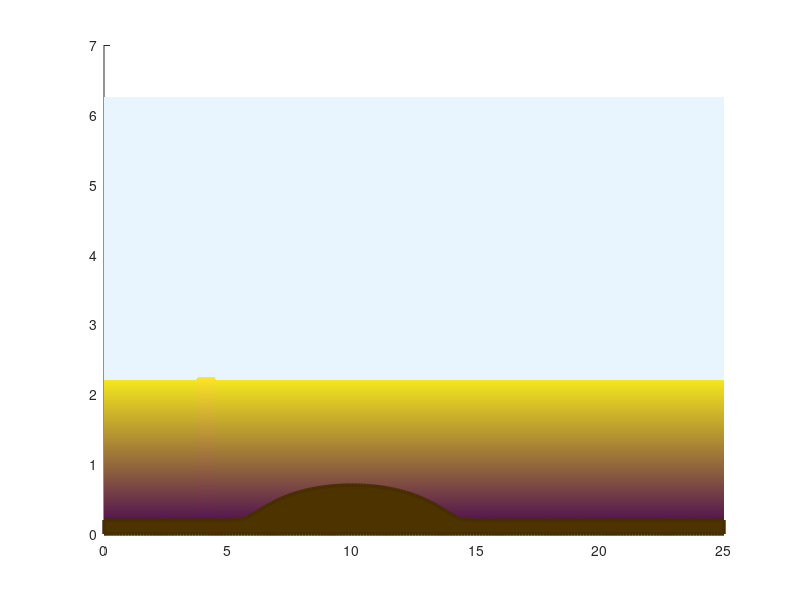

MATLAB code for this plot: (Note: this script raises an error after producing the figure.)
clc;
close all; clear;


% togliere il commento ad una delle sezioni di fila per le simulazioni preimpostate
% è presente un waitforbuttonpress
% si aprono molteplici schede per i grafici


%LAR
B=@(x) 0.2+0.5.*exp(1-1./(1-((abs(x-10)./5).^2))).*(x<15).*(x>5)+0*x;
% B=@(x) 0.4+0.1.*sin(pi.*x)+0.002.*x.^2;
h0=@(x) 2.2-B(x)+0.05.*(x<4.5).*(x>3.8);
regime='lar';
% 
% % super (cond a sx)
% B=@(x) 0.2+0.5.*exp(1-1./(1-((abs(x-10)./5).^2))).*(x<15).*(x>5)+0*x;
% h0=@(x) 2.2-B(x);
% qcond=24;
% hcond=2;
% regime='super';
% 
% % sub (cond q a sx e h a dx)
% B=@(x) 0.2+0.5.*exp(1-1./(1-((abs(x-10)./5).^2))).*(x<15).*(x>5)+0*x;
% h0=@(x) 2.2-B(x);
% qcond=3.42;
% hcond=2;
% regime='sub';
% 
% %trans1 (cond q a sx e h a dx sopra una soglia)
% B=@(x) 0.2+0.5.*exp(1-1./(1-((abs(x-10)./5).^2))).*(x<15).*(x>5)+0*x;
% h0=@(x) 0.8-B(x);
% qcond=1.58;
% hcond=0.6;
% regime='trans';
% 
% %trans2 (cond q a sx e h a dx sopra una soglia)
% B=@(x) 0.2+0.5.*exp(1-1./(1-((abs(x-10)./5).^2))).*(x<15).*(x>5)+0*x;
% h0=@(x) 0.8-B(x);
% qcond=0.58;
% hcond=0.6;
% regime='trans';



% Function handles

% B=@(x) exp(-abs((10.*(x-0.5))).^2)+1.5;   %Batimetria
% B=@(x) (sin(pi.*x./10)).^2;
% B=@(x) 1.2+0.*x;
 % B=@(x) 0.1+0.*x;
% B1=@(x) 0.05.*sin(x-12.5).*exp(1-(x-12.5).^2);
% B=@(x) B1(x)-min(B1(x));
% B=@(x) -0.06.*x.^2+1;
% B=@(x) 2*(sin(pi.*x)).^2;
% B=@(x) 0.05.*sin(x-12.5).*exp(1-(x-12.5).^2)+0.3;
% B=@(x) 0.2+0.5.*exp(1-1./(1-((abs(x-10)./5).^2))).*(x<15).*(x>5)+0*x;
% B=@(x) 0.*x+(0.2-0.05.*(x-10).^2).*(x<=12).*(x>=8);


% h0=@(x,xmax,xmin) 1+0.1.*sin(2.*pi.*x./(xmax-xmin));
% h0=@(x) w(x)-B(x);
% h0=@(x) 2.8-B(x);
% h0=@(x) 5+exp(cos(2.*pi.*x));
% h0=@(x) (2.1.*(x>0)+1.1.*(x<=0))-B(x);
% h0=@(x) (3+0.*x+2.5.*(x<0.6).*(x>0.4));
% h0=@(x) 2.*(exp(-abs(80.*(x-0.5)).^9)+2)-B(x);
% h0=@(x) (3-B(x)).*(x<10)+(1.5-B(x)).*(x>=10);
% q0=@(x) -1.*(x<=0.5)+1.*(x>0.5);
% q0=@(x) sin(cos(2.*pi.*x));
q0=@(x) 0.*x;


%Per le condizioni al bordo
% regime='lar'; 
% regime='super';
% regime='sub';
% regime='trans';
% qcond=1;
% hcond=1;

w=@(x) h0(x)+B(x);                          % w=h+B

% Discretizzazione spaziale
Nx=204;                         % Numero di celle
xmin=0; xmax=25;                % Bordi del dominio
x=linspace(xmin,xmax,Nx);             % Posizioni dei centri delle celle
dx=diff(x); dx=dx(1);           % delta x

% Discretizzazione temporale
Nt=5000;                         % Numero di step in tempo


% Parametri fisici
g=9.80665;                      % Costante di accelerazione gravitazionale
n=0.0;                         % Coefficiente di attrito di manning

% Inizializzazione variabili
h=zeros(Nt,Nx);                 % Altezza della colonna d'acqua
q=zeros(Nt,Nx);                 % Portata = h*u, con u velocità media

% Assegno a tutta la cella i valori sul baricentro
h(1,:)=h0(x);
q(1,:)=q0(x);


%CORRISPETTIVI PER IL METODO LAX-FRIEDRICHS
d=h;
v=q;




switch regime
    case 'lar' 
    case 'super'
        q(1,1)=qcond;
        h(1,1)=hcond;

        v(1,1)=qcond;
        d(1,1)=hcond;
    case 'sub'
        q(1,1)=qcond;
        h(1,end)=hcond;

        v(1,1)=qcond;
        d(1,end)=hcond;
    case 'trans'
        q(1,1)=qcond;
        h(1,end)=min(h(1,end),hcond);

        v(1,1)=qcond;
        d(1,end)=min(h(1,end),hcond);
end


% Indicizzazione con condizioni di Neumann
I=1:Nx;
R=I+1; R(end)=I(end);
% R2=R+1; R2(end-1)=1;
L=I-1; L(1)=I(1);
% L2=L-1; L(2)=Nx;
% dt=dx;
% dt=dx*0.1;



% GRAFICA
y_acqua=h(1,:)+B(x);
y_base = zeros(size(x)); % La base dell'area è a y=0
y_patch = [y_base, fliplr(y_acqua)]; % Combina base e f2 per creare il patch; IN REALTA' PARTE DA 0 IL BLOCCO IN ALTEZZA

% Normalizza i valori di y per la scala di colori
colors = (y_patch - min(y_patch)) / (max(y_patch) - min(y_patch)); % Normalizzati tra 0 e 1


% % Crea un oggetto VideoWriter per salvare l'animazione in MP4
% v = VideoWriter('animazione.mp4', 'MPEG-4');  % Specifica il nome del file e il formato
% v.FrameRate = 60;  % Imposta il frame rate (esempio: 10 FPS)
% open(v);  % Apre il file video per scrittura


%FIGURA PER IL METODO CON GLOBAL FLUX
figure('MenuBar', 'none', 'ToolBar', 'none');


% c sere per non vedere parte degli assi
y_max_vect=(max(w(x))+4)+0.*x;
c = patch('XData', [x, fliplr(x)], ... % Vertici x (andata e ritorno)
          'YData', [y_base, y_max_vect] , ... % Vertici y
          'FaceVertexCData', colors(:), ... % Scala di colori verticali
          'FaceColor', [0.91, 0.96, 1], ... % Interpolazione dei colori
          'EdgeColor', 'none', ...
          'linewidth', eps); % Senza bord

hold on;

% Crea il patch per l'area con scala di colori verticale
p = patch('XData', [x, fliplr(x)], ... % Vertici x (andata e ritorno)
          'YData', y_patch, ... % Vertici y
          'FaceVertexCData', colors(:), ... % Scala di colori verticali
          'FaceColor', 'interp', ... % Interpolazione dei colori
          'EdgeColor', 'none', ...
          'linewidth', eps); % Senza bordi
% hold on;
% Area sotto f1(x) (marrone scuro)
l = area(x, B(x), 'FaceColor', [0.3, 0.2, 0], 'LineWidth', 2.5, 'EdgeColor', [0.28, 0.18, 0]);

% Personalizzazione del grafico
% axis([x(1) x(end) 0 max(max(f1(x)),max(f2(x))+2)]);
axis([x(1) x(end) 0 max(c.YData)]);
grid off;
set(gca, 'Color', [0.91, 0.96, 1]); % Sfondo azzurro chiaro
% Aggiungi colormap blu
colors=150;
map = [(linspace(0,0.76,colors))',(linspace(0,0.9,colors))',(linspace(0.8,1,colors))']; % I COLORI PIU' SCURI SONO COPERTI DAL FONDALE
colormap(map); % Scala verticale di blu

set(gcf, 'InvertHardcopy', 'on'); % Forza lo sfondo bianco durante l'esportazione
set(gcf, 'Color', 'w'); % Sfondo bianco della finestra figura

% Cattura il frame corrente
ax=gca;
    ti = ax.TightInset;  % Calcola i margini stretti degli assi
    set(ax, 'Position', [ti(1), ti(2), 1 - ti(1) - ti(3), 1 - ti(2) - ti(4)]);

    % Imposta le dimensioni della figura
    set(gcf, 'PaperPositionMode', 'auto'); % Usa la dimensione corrente
    set(gcf, 'InvertHardcopy', 'off');     % Mantieni i colori della figura
    % frame = getframe(gcf);  % Cattura la figura corrente
    % % Estrai l'immagine dal frame (è un campo chiamato 'cdata')
    % img = frame.cdata;
    % 
    % % Crea il nome del file per il frame corrente
    % filename = sprintf('frameLAR.png');
    % % Salva l'immagine come file PNG
    % imwrite(img, filename);



% FIGURA PER IL CONFRONTO TRA I METODI
figure('Name','2','MenuBar', 'none', 'ToolBar', 'none')
d_patch = [y_base, fliplr(y_acqua)]; % Combina base e f2 per creare il patch; IN REALTA' PARTE DA 0 IL BLOCCO IN ALTEZZA

% Normalizza i valori di y per la scala di colori
dcolors = (d_patch - min(d_patch)) / (max(d_patch) - min(d_patch)); % Normalizzati tra 0 e 1


% % Crea un oggetto VideoWriter per salvare l'animazione in MP4
% v = VideoWriter('animazione.mp4', 'MPEG-4');  % Specifica il nome del file e il formato
% v.FrameRate = 60;  % Imposta il frame rate (esempio: 10 FPS)
% open(v);  % Apre il file video per scrittura


% c sere per non vedere parte degli assi
y_max_vect=(max(w(x))+4)+0.*x;
cielo = patch('XData', [x, fliplr(x)], ... % Vertici x (andata e ritorno)
          'YData', [y_base, y_max_vect] , ... % Vertici y
          'FaceVertexCData', dcolors(:), ... % Scala di colori verticali
          'FaceColor', [0.91, 0.96, 1], ... % Interpolazione dei colori
          'EdgeColor', 'none', ...
          'linewidth', eps); % Senza bord

hold on;

% Crea il patch per l'area con scala di colori verticale
dplot = patch('XData', [x, fliplr(x)], ... % Vertici x (andata e ritorno)
          'YData', d_patch, ... % Vertici y
          'FaceVertexCData', dcolors(:), ... % Scala di colori verticali
          'FaceColor', 'interp', ... % Interpolazione dei colori
          'EdgeColor', 'none', ...
          'linewidth', eps); % Senza bordi
% hold on;
% Area sotto f1(x) (marrone scuro)
bati = area(x, B(x), 'FaceColor', [0.3, 0.2, 0], 'LineWidth', 2.5, 'EdgeColor', [0.28, 0.18, 0]);

vol=plot(x,h(1,:)+B(x),'r');

% Personalizzazione del grafico
% axis([x(1) x(end) 0 max(max(f1(x)),max(f2(x))+2)]);
axis([x(1) x(end) 0 max(c.YData)]);
grid off;
ax=gca;
    ti = ax.TightInset;  % Calcola i margini stretti degli assi
    set(ax, 'Position', [ti(1), ti(2), 1 - ti(1) - ti(3), 1 - ti(2) - ti(4)]);

    % Imposta le dimensioni della figura
    set(gcf, 'PaperPositionMode', 'auto'); % Usa la dimensione corrente
    set(gcf, 'InvertHardcopy', 'off');     % Mantieni i colori della figura
set(gca, 'Color', [0.91, 0.96, 1]); % Sfondo azzurro chiaro
% Aggiungi colormap blu
colors=150;
map = [(linspace(0,0.76,colors))',(linspace(0,0.9,colors))',(linspace(0.8,1,colors))']; % I COLORI PIU' SCURI SONO COPERTI DAL FONDALE
colormap(map); % Scala verticale di blu

set(gcf, 'InvertHardcopy', 'on'); % Forza lo sfondo bianco durante l'esportazione
set(gcf, 'Color', 'w'); % Sfondo bianco della finestra figura



% FIGURA PER IL CONFRONTO DELLE q
figure('Name','3','MenuBar', 'none', 'ToolBar', 'none')
q_fv=plot(x,q(1,:),'r',LineWidth=1.5);
hold on;
q_lf=plot(x,v(1,:),'b',LineWidth=1.5);
serve_per_tempo=plot(nan,nan,'w');
axis([x(1) x(end) -0.2 0.2]);
grid off;
ax=gca;
    ti = ax.TightInset;  % Calcola i margini stretti degli assi
    set(ax, 'Position', [ti(1), ti(2), 1 - ti(1) - ti(3), 1 - ti(2) - ti(4)]);

    % Imposta le dimensioni della figura
    set(gcf, 'PaperPositionMode', 'auto'); % Usa la dimensione corrente
    set(gcf, 'InvertHardcopy', 'off');     % Mantieni i colori della figura
set(gcf, 'InvertHardcopy', 'on'); % Forza lo sfondo bianco durante l'esportazione
set(gcf, 'Color', 'w'); % Sfondo bianco della finestra figura


t=0;

tempo=sprintf('t= %.2f',t);
leg=legend({'q con volumi finiti','q con Lax-Friedrichs',tempo});

      
%FIGURA PER IL CONFRONTO DELLE h
figure('Name','4','MenuBar', 'none', 'ToolBar', 'none')
h_fv=plot(x,h(1,:)+B(x),'r',LineWidth=1.5);
hold on;
h_lf=plot(x,d(1,:)+B(x),'b',LineWidth=1.5);
serve_per_tempo=plot(nan,nan,'w');
axis([x(1) x(end) 2.14 2.26]);
grid off;
ax=gca;
    ti = ax.TightInset;  % Calcola i margini stretti degli assi
    set(ax, 'Position', [ti(1), ti(2), 1 - ti(1) - ti(3), 1 - ti(2) - ti(4)]);

    % Imposta le dimensioni della figura
    set(gcf, 'PaperPositionMode', 'auto'); % Usa la dimensione corrente
    set(gcf, 'InvertHardcopy', 'off');     % Mantieni i colori della figura
set(gcf, 'InvertHardcopy', 'on'); % Forza lo sfondo bianco durante l'esportazione
set(gcf, 'Color', 'w'); % Sfondo bianco della finestra figura


t=0;

tempo=sprintf('t= %.2f',t);
leg1=legend({'h con volumi finiti','h con Lax-Friedrichs',tempo});

                
waitforbuttonpress;
eta=h(1,:)+B(x);

tol=10^(-6);
k=1;
norma=tol+1; %per entrare nel primo while
perturbato=0; %non è stata introdotta alcuna perturbazione

%PER PERTURBARE UN LAR COMMENTARE LA SECONDA CONDIZIONE DEL WHILE
while (k<Nt) & (norma>tol)
     % velocità media
    u=q(k,:)./h(k,:);
    
    % CFL
    c=max(abs(u)+(g.*h(k,:)).^(1/2));
    dt=dx/c*0.5;
    t=t+dt;
        tempo=sprintf('t= %.2f',t);
        leg.String = {'q con volumi finiti','q con Lax-Friedrichs',tempo};
        
        leg1.String = {'h con volumi finiti','h con Lax-Friedrichs',tempo};

    %trovo K1

    h_old=h(k,:);
    q_old=q(k,:);
    % B_app=(B(x)+B(x(L)))./2;
    % B_app2=(B(x)+B(x(R)))./2;
    [Kh1,Kq1]=rk_step(h_old,q_old,Nx,dx,L,R,g,B,x,n);


    % Trovo K2

    h_old=h(k,:)+dt.*0.5.*Kh1;
    q_old=q(k,:)+dt.*0.5.*Kq1;
    [Kh2,Kq2]=rk_step(h_old,q_old,Nx,dx,L,R,g,B,x,n);
    


     % Trovo K3

    h_old=h(k,:)+dt.*0.5.*Kh2;
    q_old=q(k,:)+dt.*0.5.*Kq2;
    [Kh3,Kq3]=rk_step(h_old,q_old,Nx,dx,L,R,g,B,x,n);
    


     % Trovo K4

    h_old=h(k,:)+dt.*Kh3;
    q_old=q(k,:)+dt.*Kq3;
    [Kh4,Kq4]=rk_step(h_old,q_old,Nx,dx,L,R,g,B,x,n);
    


    h(k+1,:)=h(k,:)+dt.*(Kh1+Kh2+Kh3+Kh4)./6;
    q(k+1,:)=q(k,:)+dt.*(Kq1+Kq2+Kq3+Kq4)./6;

    
    %discretizzazione della sorgente per L-F
    S=-0.5.*g.*d(k,:).*(B(x(R))-B(x(L)))./dx;
    for i=1:Nx
        % vel=v(k,i)./d(k,i);
        % if vel>=0
        %     d(k+1,i)=d(k,i)-dt./dx.*(v(k,i)-v(k,L(i)));
        %     v(k+1,i)=v(k,i)-dt.*(v(k,i).^2./d(k,i)+g.*0.5.*d(k,i).^2-v(k,L(i)).^2./d(k,L(i))-g.*0.5.*d(k,L(i)).^2)+dt.*S(i);
        % elseif vel<0
        %     d(k+1,i)=d(k,i)-dt./dx.*(-v(k,i)+v(k,R(i)));
        %     v(k+1,i)=v(k,i)-dt.*(-v(k,i).^2./d(k,i)-g.*0.5.*d(k,i).^2+v(k,R(i)).^2./d(k,R(i))+g.*0.5.*d(k,R(i)).^2)+dt.*S(i);
        % end
        d(k+1,i)=0.5.*(d(k,R(i))+d(k,L(i)))-0.5.*dt./dx.*(v(k,R(i))-v(k,L(i)));
        v(k+1,i)=0.5.*(v(k,R(i))+v(k,L(i)))-0.5.*dt./dx.*(v(k,R(i)).^2./d(k,R(i))+0.5.*g.*d(k,R(i)).^2-v(k,L(i)).^2./d(k,L(i))-0.5.*g.*d(k,L(i)).^2)+dt.*S(i);
    end


    switch regime
        case 'lar' 
        case 'super'
            q(k+1,1)=qcond;
            h(k+1,1)=hcond;

            v(k+1,1)=qcond;
            d(k+1,1)=hcond;
        case 'sub'
            q(k+1,1)=qcond;
            h(k+1,end)=hcond;


            v(k+1,1)=qcond;
            d(k+1,end)=hcond;
        case 'trans'
            q(k+1,1)=qcond;
            h(k+1,end)=min(h(k+1,end),hcond);


            v(k+1,1)=qcond;
            d(k+1,end)=min(d(k+1,end),hcond);
    end
    
      
    %per la grafica
    y_patch = [0.*x, fliplr(h(k+1,:)+B(x))]; % PER FARLO PARTIRE DAL FONDALE E NON DA 0 CAMBIARE LA PRIMA COMPONENTE IN q.YData
    % Normalizza i valori di y per la scala di colori
    colors = (y_patch - min(y_patch)) / (max(y_patch) - min(y_patch)); % Normalizzati tra 0 e 1

    p.YData=y_patch;
    p.FaceVertexCData=colors(:);
    % c.YData= [max(y_patch(end/2+1:end),l.YData), (max(w(x))+2)+0.*x];
    % pausa=0; %serve a personalizzare la pausa tra i frame prima e dopo le perturbazioni
    if perturbato==1
        oscill.YData=h(k+1,:)+B(x);
        oscill2.YData=d(k+1,:)+B(x);
        % pausa=0;
    end
    
    

    %per la grafica
    d_patch = [0.*x, fliplr(d(k+1,:)+B(x))]; 
    % Normalizza i valori di y per la scala di colori
    dcolors = (d_patch - min(d_patch)) / (max(d_patch) - min(d_patch)); % Normalizzati tra 0 e 1
    dplot.YData=d_patch;
    dplot.FaceVertexCData=dcolors(:);
    vol.YData=h(k+1,:)+B(x);

    q_fv.YData=q(k+1,:);
    q_lf.YData=v(k+1,:);

    h_fv.YData=h(k+1,:)+B(x);
    h_lf.YData=d(k+1,:)+B(x);

    drawnow;
    % pause(pausa);

    % % Cattura il frame corrente
    % frame = getframe(gcf);  % Cattura la figura corrente
    % 
    % writeVideo(v, frame);  % Scrivi il frame nel video
    
    %per il criterio d'arresto
    norma=max(abs(h(k+1,:)-h(k,:)));

    %PER LE PERTURBAZIONI; SCOMMENTARE QUESTA SEZIONE: PARTE UNA VOLTA RAGGIUNTO UNO STATO DI QUASI-EQUILIBRIO DATO DALLA CONDIZIONE DEL WHILE
    % if (perturbato==0) & (norma<10.*tol)
    %     figure('Name', '3','MenuBar', 'none', 'ToolBar', 'none');
    %     equilibrio=plot(x,h(k+1,:)+B(x),'g', LineWidth=1);
    %     hold on;
    %     pert=0.05.*(x>3.8).*(x<4.5);
    %     h(k+1,:)=h(k+1,:)+pert;
    %     d(k+1,:)=d(k+1,:)+pert;
    %     oscill=plot(x,h(k+1,:)+B(x),'r',LineWidth=1);
    %     oscill2=plot(x,d(k+1,:)+B(x),'b',LineWidth=1);
    %     leg=legend('Equilibrio','Dinamica perturbata','Dinamica perturbataLax-Friedrichs');
    %     axis([x(1) x(end) 2.18 2.3]);
    %     set(gcf, 'InvertHardcopy', 'on'); % Forza lo sfondo bianco durante l'esportazione
    %     set(gcf, 'Color', 'w'); % Sfondo bianco della finestra figura
    %     leg.Position=[0.62,0.4, 0.25 ,0.05];
    %     y_patch = [0.*x, fliplr(h(k+1,:)+B(x))]; % PER FARLO PARTIRE DAL FONDALE E NON DA 0 CAMBIARE LA PRIMA COMPONENTE IN q.YData
    %     % Normalizza i valori di y per la scala di colori
    %     colors = (y_patch - min(y_patch)) / (max(y_patch) - min(y_patch)); % Normalizzati tra 0 e 1
    %     d_patch = [0.*x, fliplr(d(k+1,:)+B(x))]; % PER FARLO PARTIRE DAL FONDALE E NON DA 0 CAMBIARE LA PRIMA COMPONENTE IN q.YData
    %     % Normalizza i valori di y per la scala di colori
    %     dcolors = (d_patch - min(d_patch)) / (max(d_patch) - min(d_patch)); % Normalizzati tra 0 e 1
    % 
    %     p.YData=y_patch;
    %     p.FaceVertexCData=colors(:);
    %     dplot.YData=d_patch;
    %     dplot.FaceVertexCData=dcolors(:);
    %     drawnow;
    %     pause(4);
    %     perturbato=1;
    % end
    k=k+1;
end

% Chiudi il file video
% close(v);



function [Kh,Kq]=rk_step(h,q,Nx,dx,L,R,g,B,x,n)
    JF=zeros(2,2,Nx);
    Lambda=zeros(2,2,Nx);
    Ri=zeros(2,2,Nx);
    Ri_inv=zeros(2,2,Nx);
    r=zeros(1,Nx);
    eta=h+B(x);
    % eta_2=B_app2+h_2;
    % eta_=B_app+h_;
    % eta_=(eta+eta(L))./2;
    for i=1:Nx
        if i>1
            r(i)=r(i-1)+g.*0.5.*(B(x(R(i-1)))-B(x(i-1))).*(eta(R(i-1))+eta(i-1))-0.5.*g.*(B(x(R(i-1))).^2-B(x(i-1)).^2);
            r(i)=r(i)+0.5.*dx.*n.*n.*(abs(q(i-1)).*q(i-1)./(h(i-1).^(7/3))+abs(q(i)).*q(i)./(h(i).^(7/3))); %aggiunta parametro con la frizione
            % r(i)=r(i-1)+g.*0.5.*(h(i)+h(i-1)).*(B(x(i))-B(x(i-1))); %altra formula per il termine senza frizione
        end
        h_star=(h(i)+h(R(i)))/2;
        % q_star=(q(i)+q(R(i)))/2;    % questa q_star aumenta gli errori
        q_star=((h(i).^0.5.*q(i)./h(i)+h(R(i)).^0.5.*q(R(i))./h(R(i)))./(h(i).^0.5+h(R(i)).^0.5)).*h_star;
        ul=q(i)./h(i);
        ur=q(R(i))./h(R(i));
        % u_star=(sqrt(h(i)).*ul+sqrt(h(R(i))).*ur)./(sqrt(h(i))+sqrt(h(R(i))));
        
        %conto fatto con le funzioni matlab
        % JF(:,:,i)=[0,1;-q_star.^2./h_star.^2+g.*h_star, 2.*q_star./h_star];             %QUESTO CONTO VA FATTO AD OGNI STEP DI RK4?
        % [Ri(:,:,i),Lambda(:,:,i)]=eig(JF(:,:,i));
        % Ri_inv(:,:,i)=inv(Ri(:,:,i));

        %conto fatto a mano
        % Questa scelta è più rapida computazionalmente
        a=0;
        b=1;
        c=-q_star.^2./h_star.^2+g.*h_star;
        d=2.*q_star./h_star;
        JF(:,:,i)=[a,b;c,d];
        l1=(d-(d.^2+4.*c).^0.5)./2;
        l2=(d+(d.^2+4.*c).^0.5)./2;
        Lambda(:,:,i)=[l1,0;0,l2];
        Ri(:,:,i)=[1,1;l1,l2];
        Ri_inv(:,:,i)=1./(l2-l1).*[l2,-1;-l1,1];
        
    end
    
    % Calcolo della componente del campo relativa a q
    G=q.^2./(h)+0.5.*g.*h.^2+r;
    
    
    app=[q;G];
    appdx=[q(R);G(R)];

    for i=1:Nx
        v(:,i)=Ri(:,:,i)*(Lambda(:,:,i)>0)*Ri_inv(:,:,i)*app(:,i)+Ri(:,:,i)*(Lambda(:,:,i)<0)*Ri_inv(:,:,i)*appdx(:,i);
    end


    q_cap=v(1,:);
    G_cap=v(2,:);


    Kh=-(q_cap-q_cap(L))./dx;
    Kq=-(G_cap-G_cap(L))./dx;
end




